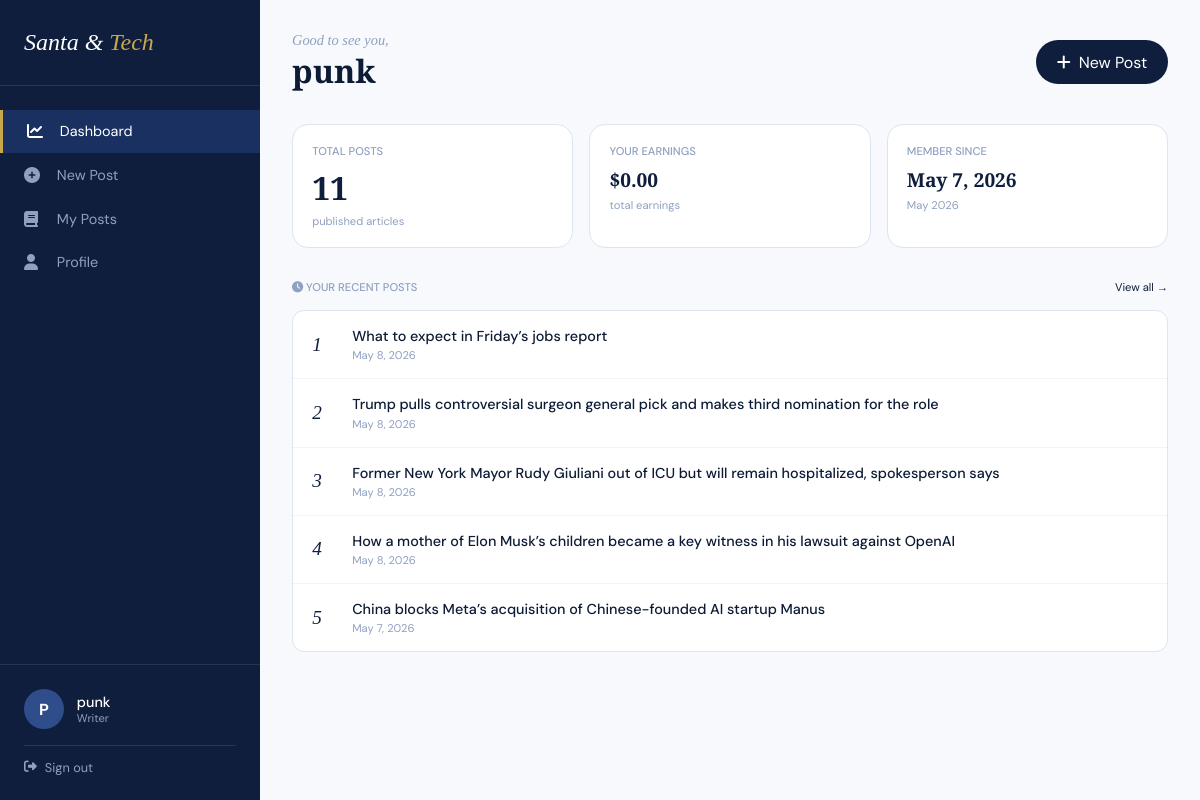
/dashboard/ (signed in), run on the app's committed database.
### blogs/models.py (models this page shows, shortened)
class User(AbstractBaseUser, PermissionsMixin):
    class UserType(models.TextChoices):
        READER = 'reader', 'Reader'
        AUTHOR = 'author', 'Author'
        ADMIN = 'admin', 'Admin'
    id = models.AutoField(primary_key=True)
    username = models.CharField(max_length=150, unique=True)
    email = models.EmailField(unique=True)
    earnings = models.DecimalField(max_digits=10, decimal_places=2, default=0.00)
    userType = models.CharField(
        max_length=10,
        choices=UserType.choices,
        default=UserType.READER
    )
    is_staff = models.BooleanField(default=False)
    is_active = models.BooleanField(default=True)
    date_joined = models.DateTimeField(auto_now_add=True)
    updated_at = models.DateTimeField(auto_now=True)
    profile_picture = CloudinaryField('profile_picture', blank=True, null=True)
    objects = CustomUserManager()
    USERNAME_FIELD = 'email'
    REQUIRED_FIELDS = ['username']

class Post(models.Model):
    class Category(models.TextChoices):
        NEWS = 'news', 'News'
        EDUCATION = 'education', 'Education'
        MAKEMONEY = 'makemoney', 'Makemoney'
        DIGITAL = 'digital', 'Digital'
        TECHNOLOGY = 'technology', 'Technology'
    title = models.CharField(max_length=200)
    content = models.TextField()
    image = CloudinaryField('image', blank=True, null=True)
    created_at = models.DateTimeField(auto_now_add=True)
    author = models.ForeignKey(User, on_delete=models.CASCADE)
    views = models.PositiveIntegerField(default=0)
    slug = models.SlugField(max_length=200, unique=True)
    category = models.CharField(
        max_length=15,
        choices=Category.choices,
        default=Category.TECHNOLOGY
    )

### blogs/views.py (the view)
# urls.py: path('dashboard/', views.dashboard_view, name='dashboard'),
@login_required(login_url='login')
def dashboard_view(request):
    posts = Post.objects.filter(author=request.user).order_by('-created_at')
    return render(request, 'dashboard/index.html', {'posts': posts})

### blogs/templates/dashboard/index.html (shortened to what this page needs)
<!DOCTYPE html>
<html lang="en">
<head>
    <link rel="stylesheet" href="https://cdnjs.cloudflare.com/ajax/libs/font-awesome/6.5.1/css/all.min.css">
</head>
<body>
<div class="layout">
    <aside id="sidebar">
        <a href="/" class="brand">Santa & <span>Tech</span></a>
        <ul class="sidebar-nav">
            <li><a href="#" class="active"><i class="fas fa-chart-line"></i> Dashboard</a></li>
            <li><a href="{% url 'create_post' %}"><i class="fas fa-plus-circle"></i> New Post</a></li>
            <li><a href="{% url 'my_post' %}"><i class="fas fa-book"></i> My Posts</a></li>
            <li><a href="{% url 'profile' %}"><i class="fas fa-user"></i> Profile</a></li>
        </ul>
        <div class="sidebar-bottom">
            <div class="user-info">
                <div class="user-avatar">{{ request.user.username|slice:":1"|upper }}</div>
                <div class="user-details">
                    <div class="user-name">{{ request.user.username }}</div>
                    <div class="user-role">Writer</div>
                </div>
            </div>
            <a href="{% url 'logout' %}" class="logout-link">
                <i class="fas fa-sign-out-alt"></i> Sign out
            </a>
        </div>
    </aside>
    <main>
        <div class="page-header">
            <div>
                <p class="greeting">Good to see you,</p>
                <h1 class="page-title">{{ request.user.username }}</h1>
            </div>
            <a href="{% url 'create_post' %}" class="btn-new">
                <i class="fas fa-plus"></i> New Post
            </a>
        </div>
        <div class="stats-row">
            <div class="stat-card">
                <div class="stat-label">Total Posts</div>
                <div class="stat-value">{{ posts|length }}</div>
                <div class="stat-sub">published articles</div>
            </div>
            <div class="stat-card">
                <div class="stat-label">Your Earnings</div>
                <div class="stat-value" style="font-size:1.2rem;">
                    ${{ request.user.earnings|floatformat:2 }}
                </div>
                <div class="stat-sub">total earnings</div>
            </div>
            <div class="stat-card">
                <div class="stat-label">Member Since</div>
                <div class="stat-value" style="font-size:1.2rem;">{{ request.user.date_joined|date:"M j, Y" }}</div>
                <div class="stat-sub">{{ request.user.date_joined|date:"F Y" }}</div>
            </div>
        </div>
        <div class="section-header">
            <span class="section-title"><i class="fas fa-clock"></i> Your Recent Posts</span>
            <a href="{% url 'my_post' %}" class="view-all">View all →</a>
        </div>
        {% if posts %}
        <div class="posts-list">
            {% for post in posts|slice:":5" %}
            <div class="post-row">
                <span class="post-index">{{ forloop.counter }}</span>
                <div class="post-info">
                    <div class="post-title-text">{{ post.title }}</div>
                    <div class="post-date">{{ post.created_at|date:"F j, Y" }}</div>
                </div>
            </div>
            {% endfor %}
        </div>
        {% endif %}
    </main>
</div>
</body>
</html>

### blogs/templates/dashboard/index.html (style rules this page uses)
*, *::before, *::after { margin: 0; padding: 0; box-sizing: border-box; }
:root { --navy: #0f1e3c; --navy-mid: #1a3060; --navy-light: #243d72; --navy-soft: #2e4d8a; --navy-pale: #dce6f5; --navy-ghost: #eef2fb; --gold: #c9a84c; --ink: #0d1b36; --ink-mid: #2c3e6b; --ink-soft: #5a6e9c; --ink-muted: #8fa0c0; --paper: #f7f9fc; --paper-warm: #f0f4fa; --paper-mid: #dce5f0; --white: #ffffff; --serif: 'Playfair Display', Georgia, serif; --sans: 'DM Sans', system-ui, sans-serif; }
body { background: var(--paper); color: var(--ink); font-family: var(--sans); font-weight: 400; min-height: 100vh; }
.layout { display: flex; min-height: 100vh; }
aside { width: 260px; background: var(--navy); position: fixed; height: 100vh; overflow-y: auto; transition: transform 0.3s ease; z-index: 100; }
.brand { font-family: var(--serif); font-style: italic; font-size: 1.5rem; color: var(--white); padding: 1.8rem 1.5rem; display: block; text-decoration: none; border-bottom: 1px solid rgba(255,255,255,0.1); }
.brand span { color: var(--gold); }
.sidebar-nav { list-style: none; padding: 1.5rem 0; }
.sidebar-nav li a { display: flex; align-items: center; gap: 0.8rem; padding: 0.8rem 1.5rem; color: var(--ink-muted); text-decoration: none; transition: all 0.2s; font-size: 0.9rem; }
.sidebar-nav li a:hover, .sidebar-nav li a.active { background: var(--navy-mid); color: var(--white); border-left: 3px solid var(--gold); }
.sidebar-nav li a i { width: 20px; font-size: 1rem; }
.sidebar-bottom { padding: 1.5rem; border-top: 1px solid rgba(255,255,255,0.1); position: absolute; bottom: 0; width: 100%; }
.user-info { display: flex; align-items: center; gap: 0.8rem; margin-bottom: 1rem; }
.user-avatar { width: 40px; height: 40px; background: var(--navy-soft); border-radius: 50%; display: flex; align-items: center; justify-content: center; color: var(--white); font-weight: bold; }
.user-details { flex: 1; }
.user-name { color: var(--white); font-weight: 500; font-size: 0.9rem; }
.user-role { color: var(--ink-muted); font-size: 0.7rem; }
.logout-link { display: flex; align-items: center; gap: 0.5rem; color: var(--ink-muted); text-decoration: none; font-size: 0.8rem; padding-top: 0.8rem; border-top: 1px solid rgba(255,255,255,0.1); }
main { flex: 1; margin-left: 260px; padding: 2rem; max-width: calc(100% - 260px); }
.page-header { display: flex; justify-content: space-between; align-items: center; margin-bottom: 2rem; flex-wrap: wrap; gap: 1rem; }
.greeting { font-family: var(--serif); font-size: 0.9rem; font-style: italic; color: var(--ink-muted); }
.page-title { font-family: var(--serif); font-size: 2rem; font-weight: 700; color: var(--ink); }
.btn-new { background: var(--navy); color: var(--white); padding: 0.7rem 1.3rem; border-radius: 40px; text-decoration: none; display: inline-flex; align-items: center; gap: 0.5rem; transition: background 0.2s; }
.stats-row { display: grid; grid-template-columns: repeat(3, 1fr); gap: 1rem; margin-bottom: 2rem; }
.stat-card { background: var(--white); border: 1px solid var(--paper-mid); border-radius: 16px; padding: 1.2rem; transition: transform 0.2s; }
.stat-label { font-size: 0.7rem; font-weight: 500; text-transform: uppercase; color: var(--ink-muted); margin-bottom: 0.5rem; }
.stat-value { font-family: var(--serif); font-size: 2rem; font-weight: 700; color: var(--navy); }
.stat-sub { font-size: 0.7rem; color: var(--ink-muted); margin-top: 0.3rem; }
.section-header { display: flex; justify-content: space-between; align-items: center; margin-bottom: 1rem; }
.section-title { font-size: 0.7rem; font-weight: 500; text-transform: uppercase; color: var(--ink-muted); }
.view-all { font-size: 0.7rem; color: var(--navy); text-decoration: none; }
.posts-list { background: var(--white); border: 1px solid var(--paper-mid); border-radius: 12px; overflow: hidden; }
.post-row { display: flex; align-items: center; gap: 1rem; padding: 1rem 1.2rem; border-bottom: 1px solid var(--paper-warm); transition: background 0.15s; }
.post-row:last-child { border-bottom: none; }
.post-index { font-family: var(--serif); font-style: italic; font-size: 1.2rem; color: var(--paper-deep, #0f1e3c); width: 24px; }
.post-info { flex: 1; }
.post-title-text { font-size: 0.9rem; font-weight: 500; color: var(--ink); }
.post-date { font-size: 0.7rem; color: var(--ink-muted); margin-top: 0.2rem; }

### data on the page
User: user.username "P", user.username "punk", user.earnings "0.00", user.date_joined "May 7, 2026", user.date_joined "May 2026"
Post: title "What to expect in Friday’s jobs report", created_at "May 8, 2026"
Post: title "Trump pulls controversial surgeon general pick and makes third nomination for the role", created_at "May 8, 2026"
Post: title "Former New York Mayor Rudy Giuliani out of ICU but will remain hospitalized, spokesperson says", created_at "May 8, 2026"
Post: title "How a mother of Elon Musk’s children became a key witness in his lawsuit against OpenAI", created_at "May 8, 2026"
Post: title "China blocks Meta’s acquisition of Chinese-founded AI startup Manus", created_at "May 7, 2026"

### other printed values
{{ posts|length }} "11"
